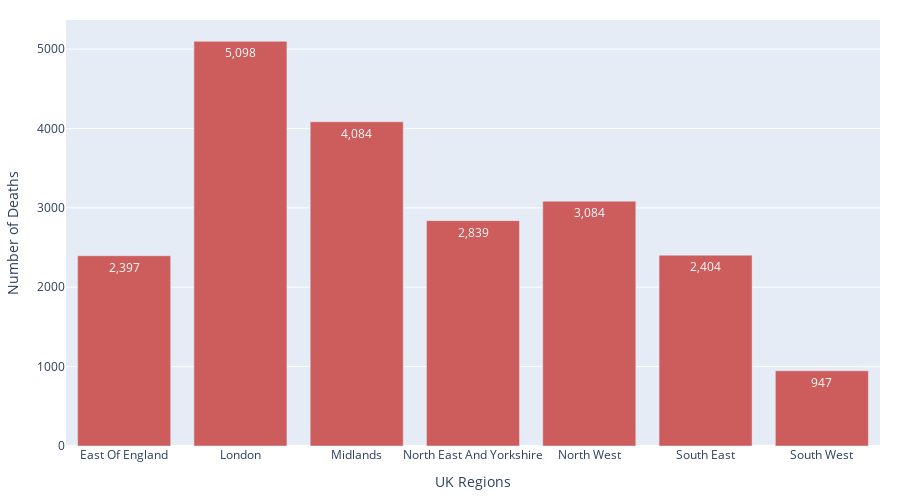

The notebook cell this image was saved under:
### Markdown cell above
# NHS Regional - Total Confirmed Deaths

### Code cell
fig = px.bar(
    nhs_region,
    x = nhs_region['Country Region'].drop(0),
    y = nhs_region['Total'].drop(0),
    text=nhs_region['Total'].drop(0),
    color_discrete_sequence=["indianred"],
    height=500,
    width=900)

fig.update_layout(
        xaxis_title="UK Regions",
        yaxis_title="Number of Deaths",
        margin=dict(l=20, r=20, t=20, b=20))

### Figure 1 — Plotly figure (JSON) as saved in the notebook; plotly's stock layout.template omitted (floating-point values rounded to 4 significant figures)
{"data": [{"alignmentgroup": "True", "hovertemplate": "x=%{x}<br>y=%{y}<br>text=%{text}<extra></extra>", "legendgroup": "", "marker": {"color": "indianred"}, "name": "", "offsetgroup": "", "orientation": "v", "showlegend": false, "text": ["2,397", "5,098", "4,084", "2,839", "3,084", "2,404", "947"], "textposition": "auto", "type": "bar", "x": ["East Of England", "London", "Midlands", "North East And Yorkshire", "North West", "South East", "South West"], "xaxis": "x", "y": ["2,397", "5,098", "4,084", "2,839", "3,084", "2,404", "947"], "yaxis": "y"}], "layout": {"barmode": "relative", "height": 500, "legend": {"tracegroupgap": 0}, "margin": {"b": 20, "l": 20, "r": 20, "t": 20}, "width": 900, "xaxis": {"anchor": "y", "domain": [0, 1], "title": {"text": "UK Regions"}}, "yaxis": {"anchor": "x", "domain": [0, 1], "title": {"text": "Number of Deaths"}}}}
